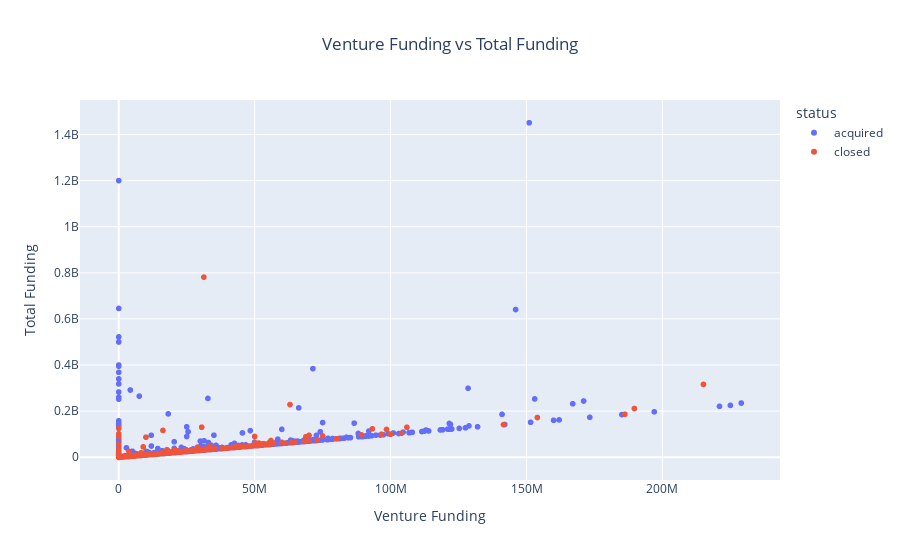

Here is the notebook cell this chart was saved with:
### Markdown cell above
### 3.2.4 Venture Funding vs Total Funding
Funding raised from venture capital is known to be one of largest portions of total startup funding. We visualize this with venture funding on the x-axis and total funding on the y-axis to further understand how these two features play into startup success. The figure below demonstrates a positve correlation between venture funding and start up funding and indicates that startups with higher quantities of venture funding tend to succeed over startups with relatively small venture funding.

### Code cell
#outlier total funding values
values = [5700000000, 466000000, 925000000]

#drop rows that contain any value in the outliers list, we do this here only for visualization purposes
df_no_outliers = df_n[df_n.funding_total_usd.isin(values) == False]
df_no_outliers = df_no_outliers[df_no_outliers.venture != 660200000]

fig = px.scatter(df_no_outliers, x = 'venture', y ='funding_total_usd', color = 'statgius', title = 'Venture Funding vs Total Funding',
                 labels = {"funding_total_usd" : "Total Funding", "venture" : "Venture Funding"})
fig.update_layout(title_x = 0.5)
fig.show()

### Figure 1 — Plotly figure (JSON) as saved in the notebook; plotly's stock layout.template omitted (floating-point values rounded to 4 significant figures; data arrays with more than 128 entries replaced by an {"elided": "..."} marker saying what was removed)
{"data": [{"hovertemplate": "status=acquired<br>Venture Funding=%{x}<br>Total Funding=%{y}<extra></extra>", "legendgroup": "acquired", "marker": {"color": "#636efa", "symbol": "circle"}, "mode": "markers", "name": "acquired", "showlegend": true, "type": "scattergl", "x": {"elided": "2454 int values"}, "xaxis": "x", "y": {"elided": "2454 int values"}, "yaxis": "y"}, {"hovertemplate": "status=closed<br>Venture Funding=%{x}<br>Total Funding=%{y}<extra></extra>", "legendgroup": "closed", "marker": {"color": "#EF553B", "symbol": "circle"}, "mode": "markers", "name": "closed", "showlegend": true, "type": "scattergl", "x": {"elided": "1229 int values"}, "xaxis": "x", "y": {"elided": "1229 int values"}, "yaxis": "y"}], "layout": {"autosize": true, "dragmode": "zoom", "legend": {"title": {"text": "status"}, "tracegroupgap": 0}, "title": {"text": "Venture Funding vs Total Funding", "x": 0.5}, "xaxis": {"anchor": "y", "autorange": true, "domain": [0, 1], "range": [-14120000.0, 243100000.0], "title": {"text": "Venture Funding"}, "type": "linear"}, "yaxis": {"anchor": "x", "autorange": true, "domain": [0, 1], "range": [-119700000.0, 1571000000.0], "title": {"text": "Total Funding"}, "type": "linear"}}}
